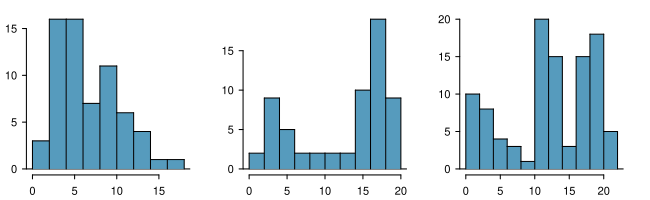

R code for this plot:
library(openintro)
data(COL)

myPDF("singleBiMultiModalPlots.pdf", 6.5, 2)

set.seed(51)
x1 <- rchisq(65, 6)
x2 <- c(rchisq(22, 5.8),
        rnorm(40, 16.5, 2))
x3 <- c(rchisq(25, 3),
        rnorm(35, 11.7),
        rnorm(42, 18, 1.5))

par(mfrow=c(1, 3),
    mar=c(1.9, 2, 1, 2),
    mgp=c(2.4, 0.7, 0))

HistPlot1 <- function(x, COL = COL) {
  histPlot(x, axes=FALSE, xlab='', ylab='', col=COL[1])
}

HistPlot1(x1, COL)
axis(1)
axis(2)

HistPlot1(x2, COL)
axis(1)
axis(2)

HistPlot1(x3, COL)
axis(1)
axis(2)

dev.off()
